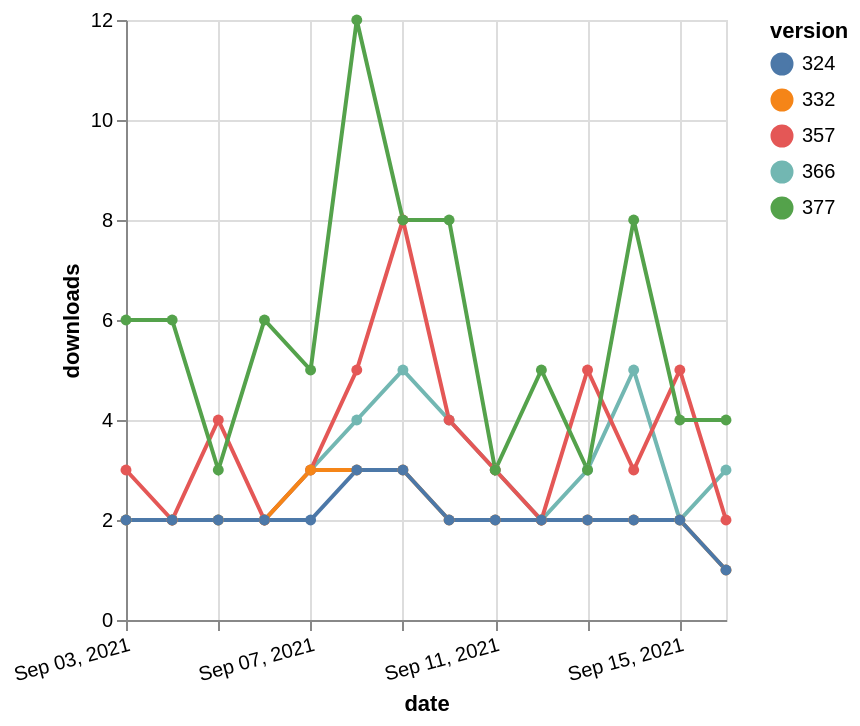

Write the Vega-Lite specification saved for this chart.
### Vega-Lite specification from a JSON file in a GitHub repository (floating-point values rounded to 4 significant figures)
{"$schema": "https://vega.github.io/schema/vega-lite/v5.json", "description": "A simple bar chart with embedded data.", "data": {"values": [{"date": "2021-09-03", "total": 4973, "delta": 2, "version": "366"}, {"date": "2021-09-04", "total": 4975, "delta": 2, "version": "366"}, {"date": "2021-09-05", "total": 4977, "delta": 2, "version": "366"}, {"date": "2021-09-06", "total": 4979, "delta": 2, "version": "366"}, {"date": "2021-09-07", "total": 4982, "delta": 3, "version": "366"}, {"date": "2021-09-08", "total": 4986, "delta": 4, "version": "366"}, {"date": "2021-09-09", "total": 4991, "delta": 5, "version": "366"}, {"date": "2021-09-10", "total": 4995, "delta": 4, "version": "366"}, {"date": "2021-09-11", "total": 4998, "delta": 3, "version": "366"}, {"date": "2021-09-12", "total": 5000, "delta": 2, "version": "366"}, {"date": "2021-09-13", "total": 5003, "delta": 3, "version": "366"}, {"date": "2021-09-14", "total": 5008, "delta": 5, "version": "366"}, {"date": "2021-09-15", "total": 5010, "delta": 2, "version": "366"}, {"date": "2021-09-16", "total": 5013, "delta": 3, "version": "366"}, {"date": "2021-09-03", "total": 7116, "delta": 3, "version": "357"}, {"date": "2021-09-04", "total": 7118, "delta": 2, "version": "357"}, {"date": "2021-09-05", "total": 7122, "delta": 4, "version": "357"}, {"date": "2021-09-06", "total": 7124, "delta": 2, "version": "357"}, {"date": "2021-09-07", "total": 7127, "delta": 3, "version": "357"}, {"date": "2021-09-08", "total": 7132, "delta": 5, "version": "357"}, {"date": "2021-09-09", "total": 7140, "delta": 8, "version": "357"}, {"date": "2021-09-10", "total": 7144, "delta": 4, "version": "357"}, {"date": "2021-09-11", "total": 7147, "delta": 3, "version": "357"}, {"date": "2021-09-12", "total": 7149, "delta": 2, "version": "357"}, {"date": "2021-09-13", "total": 7154, "delta": 5, "version": "357"}, {"date": "2021-09-14", "total": 7157, "delta": 3, "version": "357"}, {"date": "2021-09-15", "total": 7162, "delta": 5, "version": "357"}, {"date": "2021-09-16", "total": 7164, "delta": 2, "version": "357"}, {"date": "2021-09-03", "total": 6316, "delta": 2, "version": "332"}, {"date": "2021-09-04", "total": 6318, "delta": 2, "version": "332"}, {"date": "2021-09-05", "total": 6320, "delta": 2, "version": "332"}, {"date": "2021-09-06", "total": 6322, "delta": 2, "version": "332"}, {"date": "2021-09-07", "total": 6325, "delta": 3, "version": "332"}, {"date": "2021-09-08", "total": 6328, "delta": 3, "version": "332"}, {"date": "2021-09-09", "total": 6331, "delta": 3, "version": "332"}, {"date": "2021-09-10", "total": 6333, "delta": 2, "version": "332"}, {"date": "2021-09-11", "total": 6335, "delta": 2, "version": "332"}, {"date": "2021-09-12", "total": 6337, "delta": 2, "version": "332"}, {"date": "2021-09-13", "total": 6339, "delta": 2, "version": "332"}, {"date": "2021-09-14", "total": 6341, "delta": 2, "version": "332"}, {"date": "2021-09-15", "total": 6343, "delta": 2, "version": "332"}, {"date": "2021-09-16", "total": 6344, "delta": 1, "version": "332"}, {"date": "2021-09-03", "total": 6466, "delta": 6, "version": "377"}, {"date": "2021-09-04", "total": 6472, "delta": 6, "version": "377"}, {"date": "2021-09-05", "total": 6475, "delta": 3, "version": "377"}, {"date": "2021-09-06", "total": 6481, "delta": 6, "version": "377"}, {"date": "2021-09-07", "total": 6486, "delta": 5, "version": "377"}, {"date": "2021-09-08", "total": 6498, "delta": 12, "version": "377"}, {"date": "2021-09-09", "total": 6506, "delta": 8, "version": "377"}, {"date": "2021-09-10", "total": 6514, "delta": 8, "version": "377"}, {"date": "2021-09-11", "total": 6517, "delta": 3, "version": "377"}, {"date": "2021-09-12", "total": 6522, "delta": 5, "version": "377"}, {"date": "2021-09-13", "total": 6525, "delta": 3, "version": "377"}, {"date": "2021-09-14", "total": 6533, "delta": 8, "version": "377"}, {"date": "2021-09-15", "total": 6537, "delta": 4, "version": "377"}, {"date": "2021-09-16", "total": 6541, "delta": 4, "version": "377"}, {"date": "2021-09-03", "total": 3566, "delta": 2, "version": "324"}, {"date": "2021-09-04", "total": 3568, "delta": 2, "version": "324"}, {"date": "2021-09-05", "total": 3570, "delta": 2, "version": "324"}, {"date": "2021-09-06", "total": 3572, "delta": 2, "version": "324"}, {"date": "2021-09-07", "total": 3574, "delta": 2, "version": "324"}, {"date": "2021-09-08", "total": 3577, "delta": 3, "version": "324"}, {"date": "2021-09-09", "total": 3580, "delta": 3, "version": "324"}, {"date": "2021-09-10", "total": 3582, "delta": 2, "version": "324"}, {"date": "2021-09-11", "total": 3584, "delta": 2, "version": "324"}, {"date": "2021-09-12", "total": 3586, "delta": 2, "version": "324"}, {"date": "2021-09-13", "total": 3588, "delta": 2, "version": "324"}, {"date": "2021-09-14", "total": 3590, "delta": 2, "version": "324"}, {"date": "2021-09-15", "total": 3592, "delta": 2, "version": "324"}, {"date": "2021-09-16", "total": 3593, "delta": 1, "version": "324"}]}, "width": "container", "mark": {"type": "line", "point": {"filled": true}}, "encoding": {"x": {"field": "date", "type": "temporal", "timeUnit": "yearmonthdate", "title": "date", "axis": {"labelAngle": -15}}, "y": {"field": "delta", "type": "quantitative", "title": "downloads"}, "color": {"field": "version", "type": "nominal"}, "tooltip": {"field": "delta"}}}
